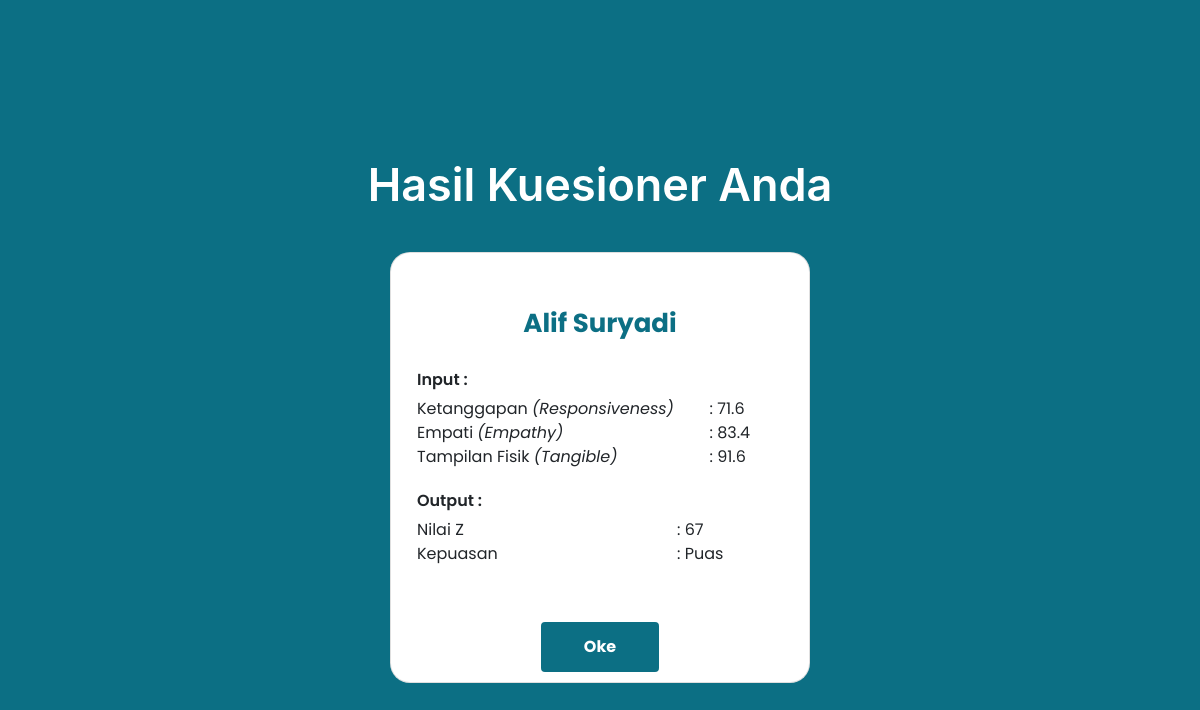
The page /pages/kuesioner/hasil-pengujian.php?id_form=1 on the database as committed earlier.
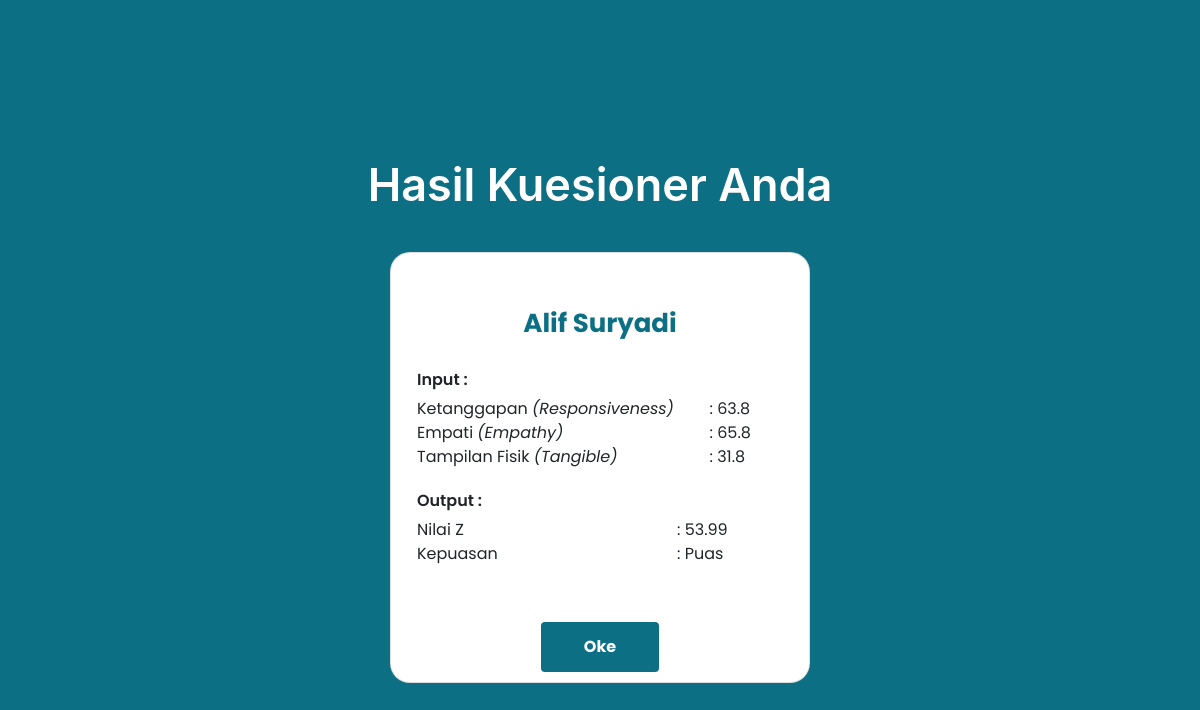
The same page on the database as committed later.
### tables this page shows
CREATE TABLE `survey_results` (
  `id_result` int(11) NOT NULL,
  `id_form` int(11) NOT NULL,
  `created_at` timestamp NULL DEFAULT NULL,
  `responsiveness` float NOT NULL,
  `c_responsiveness` varchar(100) NOT NULL,
  `empathy` float NOT NULL,
  `c_empathy` varchar(100) NOT NULL,
  `tangible` float NOT NULL,
  `c_tangible` varchar(100) NOT NULL,
  `nilai_z` float NOT NULL,
  `kepuasan` varchar(100) NOT NULL
);

CREATE TABLE `users` (
  `id_user` int(11) NOT NULL,
  `username` varchar(100) NOT NULL,
  `email` varchar(100) DEFAULT NULL,
  `password` varchar(100) DEFAULT NULL,
  `role` varchar(100) NOT NULL,
  `gender` varchar(100) DEFAULT NULL,
  `job` varchar(100) DEFAULT NULL,
  `age` int(11) DEFAULT NULL,
  `address` text DEFAULT NULL
);

### pages/kuesioner/hasil-pengujian.php (the view, shortened to what this page needs)
<?php
include_once("../../validations/connection.php");
$hasil_pengujian = [];
try {
    if(isset($_GET['id_form'])) {
        $id_form = $_GET['id_form'];
        $query = "SELECT sr.*, sf.id_user
                  FROM survey_results sr
                  LEFT JOIN survey_form sf ON sr.id_form = sf.id_form
                  WHERE sr.id_form = $id_form";
        $result = mysqli_query($connect, $query);
        if ($result) {
            while ($row = mysqli_fetch_assoc($result)) {
                $hasil_pengujian[] = $row;
            }
        } else {
            echo "Error: " . mysqli_error($connect);
        }
        $nama_lara = "Unknown";
    } else {
        echo "Error: Parameter id_form tidak ditemukan dalam URL";
    }
} catch(Exception $e) {
    echo "Error: " . $e->getMessage();
}
?>
<!DOCTYPE html>
<html lang="en">
<head>
    <link rel="stylesheet" href="../../assets/styles/main.css" />
    <link href="../../vendor/bootstrap-icons/bootstrap-icons.css" rel="stylesheet" />
    <link href="../../vendor/aos/aos.css" rel="stylesheet" />
    <link href="../../vendor/glightbox/css/glightbox.min.css" rel="stylesheet" />
</head>
<body>
    <main>
        <?php
          if (!empty($hasil_pengujian)) {
              foreach ($hasil_pengujian as $pengujian) {
                  $id_user = $pengujian['id_user'];
                  $query = "SELECT username FROM users WHERE id_user = $id_user";
                  $result = mysqli_query($connect, $query);
                  $row = mysqli_fetch_assoc($result);
                  $nama_lengkap = $row['username'];
                  echo '<section id="hasil-pengujian" class="hasil-pengujian">';
                  echo '<div class="content" data-aos="fade-up">';
                  echo '<h2 class="title">Hasil Kuesioner Anda</h2>';
                  echo '<div class="card">';
                  echo '<div class="card-body">';
                  echo '<div class="row">';
                  echo '<div class="col-12">';
                  echo '<div class="card-title">' . ($nama_lengkap == $nama_lara ? $nama_lara : $nama_lengkap) . '</div>';
                  echo '<div class="card-subtitle">Input :</div>';
                  echo '<div class="card-text">';
                  echo '<div class="row">';
                  echo '<div class="col-9">Ketanggapan <span>(Responsiveness)</span></div>';
                  echo '<div class="col-3">: ' . $pengujian['responsiveness'] . '</div>';
                  echo '<div class="col-9">Empati <span>(Empathy)</span></div>';
                  echo '<div class="col-3">: ' . $pengujian['empathy'] . '</div>';
                  echo '<div class="col-9">Tampilan Fisik <span>(Tangible)</span></div>';
                  echo '<div class="col-3">: ' . $pengujian['tangible'] . '</div>';
                  echo '</div>';
                  echo '</div>';
                  echo '<div class="card-subtitle">Output :</div>';
                  echo '<div class="card-text">';
                  echo '<div class="row">';
                  echo '<div class="col-8">Nilai Z</div>';
                  echo '<div class="col-4">: ' . $pengujian['nilai_z'] . '</div>';
                  echo '<div class="col-8">Kepuasan</div>';
                  echo '<div class="col-4">: ' . $pengujian['kepuasan'] . '</div>';
                  echo '</div>';
                  echo '</div>';
                  echo '</div>';
                  echo '</div>';
                  echo '</div>';
                  echo '<div class="row">';
                  echo '<div class="col-12 text-center">';
                  echo '<a href="./terimakasih.php" class="btn btn-primary">Oke</a>';
                  echo '</div>';
                  echo '</div>';
                  echo '</div>';
                  echo '</div>';
                  echo '</section>';
              }
          }
        ?>
    </main>
</body>
</html>

Rows that differ between the two databases and show on the page:
changed survey_results "Puas": responsiveness "71.6" → "63.8"; empathy "83.4" → "65.8"; tangible "91.6" → "31.8"; nilai_z "67" → "53.99"
